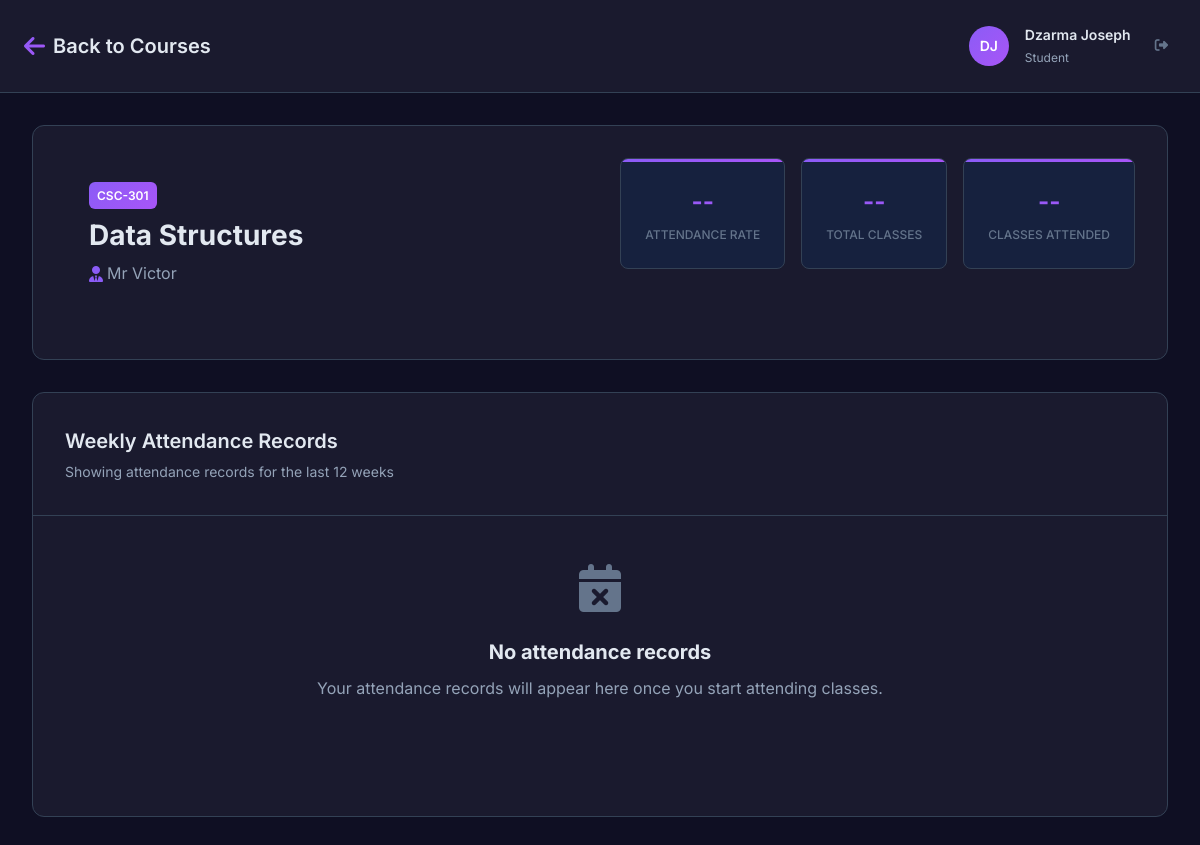
/course/1 (signed in), run on the app's committed database.
### models.py (models this page shows, shortened)
class User(db.Model):
    id = db.Column(db.Integer, primary_key=True)
    full_name = db.Column(db.String(100), nullable=False)
    matric_number = db.Column(db.String(20), unique=True, nullable=False)
    password = db.Column(db.String(255), nullable=False)
    role = db.Column(db.String(20), nullable=False, default='student')  # 'student' or 'admin'
    profile_picture = db.Column(db.String(255), default='default-avatar.png')
    created_at = db.Column(db.DateTime, default=datetime.utcnow)
    enrollments = db.relationship('Enrollment', backref='user', lazy=True, cascade='all, delete-orphan')
    attendance_records = db.relationship('AttendanceRecord', backref='user', lazy=True, cascade='all, delete-orphan')
    announcements = db.relationship('Announcement', backref='author', lazy=True)
    notification_reads = db.relationship('AnnouncementRead', backref='user', lazy=True, cascade='all, delete-orphan')

class Course(db.Model):
    id = db.Column(db.Integer, primary_key=True)
    course_code = db.Column(db.String(10), unique=True, nullable=False)
    course_title = db.Column(db.String(200), nullable=False)
    lecturer_name = db.Column(db.String(100), nullable=False)
    description = db.Column(db.Text)
    join_code = db.Column(db.String(10), unique=True, nullable=False)
    cover_image = db.Column(db.String(255), default='default-course.jpg')
    created_at = db.Column(db.DateTime, default=datetime.utcnow)
    enrollments = db.relationship('Enrollment', backref='course', lazy=True, cascade='all, delete-orphan')
    class_sessions = db.relationship('ClassSession', backref='course', lazy=True, cascade='all, delete-orphan')
    attendance_records = db.relationship('AttendanceRecord', backref='course', lazy=True, cascade='all, delete-orphan')

### app.py (the view)
@app.route("/course/<int:course_id>")
@login_required
def course_detail(course_id):
    user = User.query.get(session["user_id"])
    enrollment = Enrollment.query.filter_by(
        user_id=user.id, course_id=course_id
    ).first_or_404()
    course = Course.query.get_or_404(course_id)
    return render_template(
        "student/course_detail.html", user=user, course=course, enrollment=enrollment
    )

### app.py (called while the page is built)
def login_required(f):
    @wraps(f)
    def decorated_function(*args, **kwargs):
        if "user_id" not in session:
            return redirect(url_for("login"))
        return f(*args, **kwargs)
    return decorated_function

### templates/student/course_detail.html (shortened to what this page needs)
{% extends "base.html" %}
{% block content %}
<div class="app-layout">
    <div class="app-header">
        <div class="header-content">
            <div class="header-left">
                <a href="{{ url_for('courses') }}" class="header-logo">
                    <i class="fas fa-arrow-left"></i>
                    <span>Back to Courses</span>
                </a>
            </div>
            <div class="header-user">
                <div class="user-avatar">
                    {{ user.full_name.split()[0][0] }}{{ user.full_name.split()[1][0] if user.full_name.split()|length > 1 else '' }}
                </div>
                <div class="user-info">
                    <h3>{{ user.full_name }}</h3>
                    <p>Student</p>
                </div>
                <button class="logout-btn" onclick="window.location.href='{{ url_for('logout') }}'">
                    <i class="fas fa-sign-out-alt"></i>
                </button>
            </div>
        </div>
    </div>
    <div class="main-content">
        <div class="course-header">
            <div class="course-info">
                <div class="course-badge">{{ course.course_code }}</div>
                <h1 class="course-title">{{ course.course_title }}</h1>
                <p class="course-lecturer">
                    <i class="fas fa-user-tie"></i>
                    {{ course.lecturer_name }}
                </p>
            </div>
            <div class="course-stats">
                <div class="stat-card">
                    <div class="stat-value" id="attendance-percentage">--</div>
                    <div class="stat-label">Attendance Rate</div>
                </div>
                <div class="stat-card">
                    <div class="stat-value" id="total-classes">--</div>
                    <div class="stat-label">Total Classes</div>
                </div>
                <div class="stat-card">
                    <div class="stat-value" id="attended-classes">--</div>
                    <div class="stat-label">Classes Attended</div>
                </div>
            </div>
        </div>
        <div class="attendance-section">
            <div class="section-header">
                <h2>Weekly Attendance Records</h2>
                <p>Showing attendance records for the last 12 weeks</p>
            </div>
            <div class="table-container">
                <div class="empty-state" id="empty-state" style="display: none;">
                    <i class="fas fa-calendar-times"></i>
                    <h3>No attendance records</h3>
                    <p>Your attendance records will appear here once you start attending classes.</p>
                </div>
            </div>
        </div>
    </div>
</div>
{% endblock %}

### static/css/style.css (style rules this page uses)
* { margin: 0; padding: 0; box-sizing: border-box; }
:root { --bg-primary: #0f0f23; --bg-secondary: #1a1a2e; --bg-tertiary: #16213e; --bg-card: #0e3460; --bg-hover: #1e3a8a; --text-primary: #e2e8f0; --text-secondary: #94a3b8; --text-muted: #64748b; --accent-primary: #8b5cf6; --accent-secondary: #a855f7; --accent-gradient: linear-gradient(135deg, #8b5cf6, #a855f7); --border-color: #334155; --border-light: #475569; --success: #10b981; --warning: #f59e0b; --error: #ef4444; --info: #3b82f6; --shadow-sm: 0 1px 2px 0 rgba(0, 0, 0, 0.3); --shadow-md: 0 4px 6px -1px rgba(0, 0, 0, 0.4); --shadow-lg: 0 10px 15px -3px rgba(0, 0, 0, 0.5); --shadow-xl: 0 20px 25px -5px rgba(0, 0, 0, 0.6); --radius-sm: 0.375rem; --radius-md: 0.5rem; --radius-lg: 0.75rem; --radius-xl: 1rem; --spacing-xs: 0.25rem; --spacing-sm: 0.5rem; --spacing-md: 1rem; --spacing-lg: 1.5rem; --spacing-xl: 2rem; --spacing-2xl: 3rem; --font-family: 'Inter', -apple-system, BlinkMacSystemFont, 'Segoe UI', Roboto, sans-serif; }
html { scroll-behavior: smooth; font-size: 16px; }
body { font-family: var(--font-family); background: var(--bg-primary); color: var(--text-primary); line-height: 1.6; font-weight: 400; overflow-x: hidden; }
.app-layout { min-height: 100vh; background: var(--bg-primary); }
.app-header { background: var(--bg-secondary); border-bottom: 1px solid var(--border-color); padding: var(--spacing-lg); position: sticky; top: 0; z-index: 100; backdrop-filter: blur(20px); }
.header-content { max-width: 1200px; margin: 0 auto; display: flex; align-items: center; justify-content: space-between; }
.header-left { display: flex; align-items: center; gap: var(--spacing-md); }
.header-logo { display: flex; align-items: center; gap: var(--spacing-sm); text-decoration: none; color: var(--text-primary); }
.header-logo i { font-size: 1.5rem; background: var(--accent-gradient); background-clip: text; -webkit-background-clip: text; -webkit-text-fill-color: transparent; }
.header-logo span { font-size: 1.25rem; font-weight: 600; }
.header-user { display: flex; align-items: center; gap: var(--spacing-md); }
.user-avatar { width: 40px; height: 40px; border-radius: 50%; background: var(--accent-gradient); display: flex; align-items: center; justify-content: center; color: white; font-weight: 600; font-size: 0.875rem; }
.user-info { display: none; }
.user-info h3 { font-size: 0.875rem; font-weight: 600; color: var(--text-primary); margin-bottom: 2px; }
.user-info p { font-size: 0.75rem; color: var(--text-secondary); }
.logout-btn { background: none; border: none; color: var(--text-muted); cursor: pointer; padding: var(--spacing-sm); border-radius: var(--radius-md); transition: all 0.2s ease; }
.main-content { max-width: 1200px; margin: 0 auto; padding: var(--spacing-xl); }
.stat-card { background: var(--bg-secondary); border: 1px solid var(--border-color); border-radius: var(--radius-lg); padding: var(--spacing-xl); text-align: center; position: relative; overflow: hidden; transition: all 0.3s ease; }
.stat-card:before { content: ''; position: absolute; top: 0; left: 0; right: 0; height: 3px; background: var(--accent-gradient); }
.stat-value { font-size: 2.5rem; font-weight: 700; color: var(--text-primary); margin-bottom: var(--spacing-xs); background: var(--accent-gradient); background-clip: text; -webkit-background-clip: text; -webkit-text-fill-color: transparent; }
.stat-label { color: var(--text-secondary); font-size: 0.875rem; font-weight: 500; }
.course-info { padding: var(--spacing-lg); }
.course-title { font-size: 1.125rem; font-weight: 600; color: var(--text-primary); margin-bottom: var(--spacing-sm); line-height: 1.4; }
.course-lecturer { color: var(--text-secondary); font-size: 0.875rem; margin-bottom: var(--spacing-md); }
.course-stats { display: flex; justify-content: space-between; align-items: center; }
@media (min-width: 768px) { .user-info { display: block; } }
@media (min-width: 768px) { .main-content { padding-bottom: var(--spacing-xl); } }
.animate-fade-in { animation: fadeIn 0.6s ease forwards; }

### data on the page
User: full_name "D", full_name.split|length "J", full_name "Dzarma Joseph"
Course: course_code "CSC-301", course_title "Data Structures", lecturer_name "Mr Victor"
